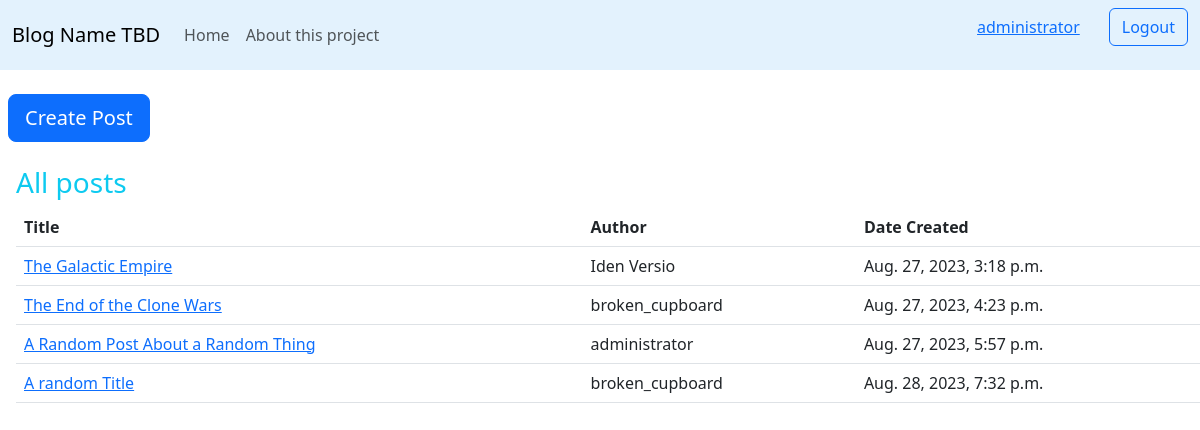
The app's page / (signed in) with its own data.
### blogApp/models.py (models this page shows, shortened)
class Blog_Post(models.Model):
    user_name = models.CharField(max_length=122)
    title = models.CharField(max_length=122, default="")
    post_content = models.TextField()
    date = models.DateTimeField()

### blogApp/views.py (the view)
# urls.py: path('', views.index, name="home"),
def index (request):
    articles=Blog_Post.objects.all()
    context={
        'data':articles
    }
    return render (request,"index.html", context)

### templates/index.html (shortened to what this page needs)
{% extends 'base.html' %}
{% block body%}
<br>
    <a type="button" class="btn btn-primary btn-lg mx-2 mb-4" href="{% url 'blogApp:create' %}">Create Post</a>
    <br>
    <h3 class="text-info mx-3">All posts</h3>
    <table class="table mx-3 table-hover">
        <thead>
            <tr>
                <th scope="col">Title</th>
                <th scope="col">Author</th>
                <th scope="col">Date Created</th>
            </tr>
        </thead>
        {% for entry in data %}
        <tr>
            <td><a href="{% url 'blogApp:display' entry.pk%}"> {{entry.title}}</a></td>
            <td>{{entry.user_name}}</td>
            <td>{{entry.date}}</td>
        </tr>
        {% endfor %}
    </table>
{% endblock body%}

### templates/base.html (shortened to what this page needs)
{%extends 'base_wo_buttons.html' %}
{% block auth_buttons%}
    <div class="pb-3 mx-3">
        <a type="button" class="btn btn-link" href="{% url 'blogApp:user' user.get_username %}">{{user.get_username}}</a>
    </div>
    <div>
        <form action="{% url 'blogApp:logout' %}" method="get">
            <button type="submit" class="btn btn-outline-primary" href="{% url 'blogApp:logout'%}">Logout</button>
        </form>
    </div>
{% endblock auth_buttons%}

### records on screen
Blog_Post: title "The Galactic Empire", user_name "Iden Versio", date "Aug. 27, 2023, 3:18 p.m."
Blog_Post: title "The End of the Clone Wars", user_name "broken_cupboard", date "Aug. 27, 2023, 4:23 p.m."
Blog_Post: title "A Random Post About a Random Thing", user_name "administrator", date "Aug. 27, 2023, 5:57 p.m."
Blog_Post: title "A random Title", user_name "broken_cupboard", date "Aug. 28, 2023, 7:32 p.m."

### other values on screen
{{ user.get_username }} "administrator"
